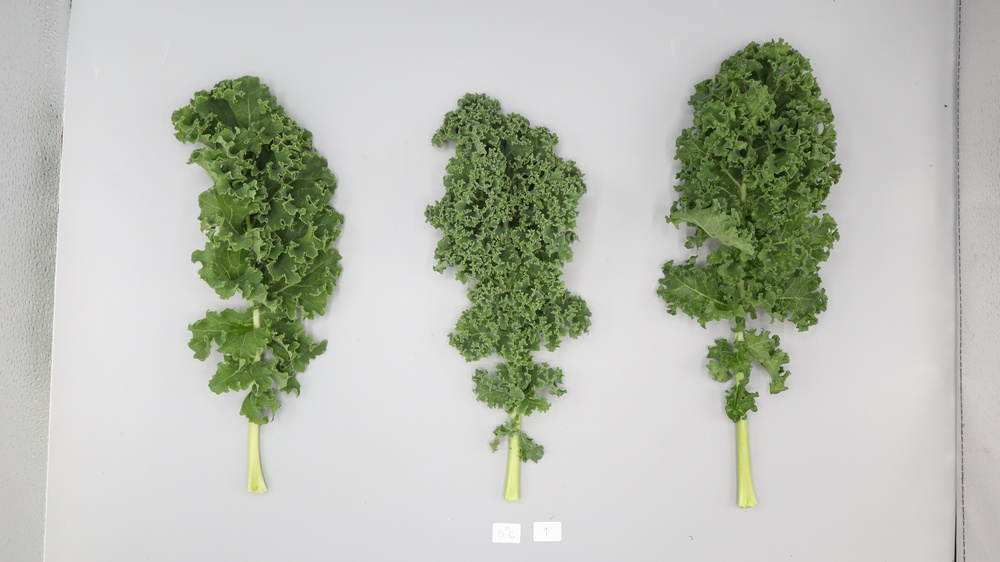
#> input picture materials/raw_images/0_5_1_1.jpg, 1000 x 562 px, shrunk from 3984 x 2240 before the run, found by its file name
$ python kmean_removebg.py
#> lines starting #> are read from the running program, lines starting #| are printed output that depends on the picture; after the words box and inside, x2 and y2 are one past the last pixel; in counts of white or black regions, pixels touching at a corner belong together
import cv2
import numpy as np
from sklearn.cluster import KMeans

def remove_background_kmeans(image_path, n_clusters=2, random_state=42):
    """
    Uses K-Means clustering to segment an image into 'n_clusters' clusters.
    Identifies the largest cluster as 'background' and removes it (sets to white).
    Returns the image with background removed and a binary mask.
    """
#> called with image_path = './raw_images/0_5_1_1.jpg', n_clusters = 2, random_state = 42
    # --- 1) Read the image in BGR format ---
    image_bgr = cv2.imread(image_path)
#> image_bgr is the input picture: shape (562, 1000, 3); mean B, G, R 179.6, 190.4, 186.3
    if image_bgr is None:
        raise IOError(f"Could not read image: {image_path}")

    # Convert BGR to RGB for clustering
    image_rgb = cv2.cvtColor(image_bgr, cv2.COLOR_BGR2RGB)

    # --- 2) Reshape image to a 2D array of pixels [N, 3] ---
    h, w, c = image_rgb.shape
#> h = 562; w = 1000; c = 3
    pixels = image_rgb.reshape(-1, 3)  # shape: (N, 3)

    # --- 3) Apply K-Means clustering ---
    kmeans = KMeans(n_clusters=n_clusters, random_state=random_state)
    kmeans.fit(pixels)
    labels = kmeans.labels_  # Array of shape (N,) with cluster indices [0..n_clusters-1]
    cluster_centers = kmeans.cluster_centers_  # (n_clusters, 3)

    # --- 4) Identify which cluster is 'background' ---
    # Option A: pick the cluster with the most pixels
    # Option B: pick the cluster with the highest average brightness, etc.
    # Here, we pick the cluster with the most pixels as background:
    label_counts = np.bincount(labels)
    background_label = np.argmax(label_counts)

    # --- 5) Create a mask where background pixels = True ---
    # shape: (N,) but we can reshape to (h, w) for an image
    background_mask = (labels == background_label).reshape(h, w)

    # --- 6) Remove or replace the background ---
    # Let's create a copy of the original image (in RGB)
    result_rgb = image_rgb.copy()
    # For background pixels, replace with white (255, 255, 255)
    result_rgb[background_mask] = [255, 255, 255]
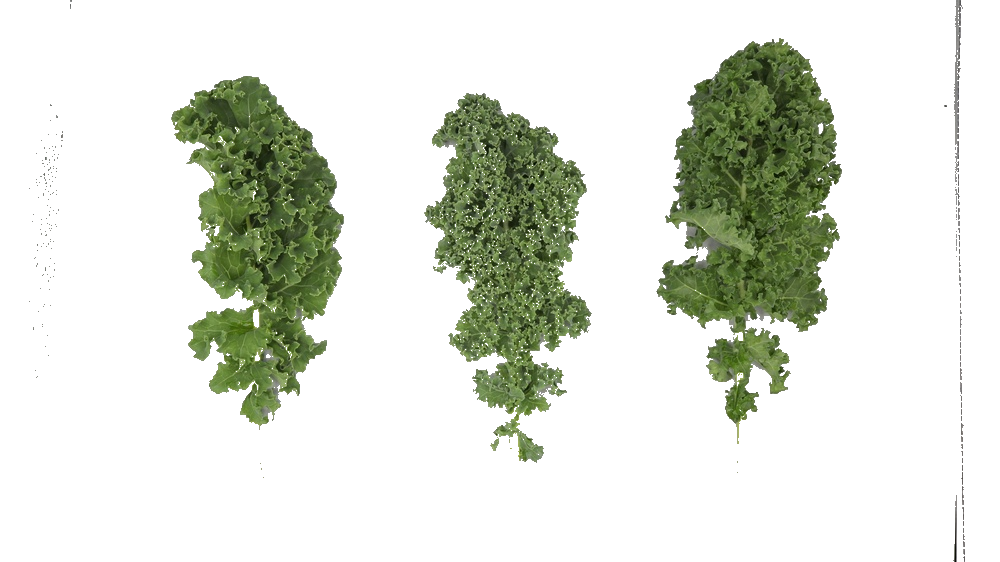
#> result_rgb: shape (562, 1000, 3); mean R, G, B 221.3, 225.5, 215.3

    # Alternatively, to make background transparent, you’d have to create
    # a 4-channel RGBA image and set alpha=0 for background pixels.

    # --- Convert back to BGR for OpenCV's standard saving ---
    result_bgr = cv2.cvtColor(result_rgb, cv2.COLOR_RGB2BGR)

    # --- Create a binary mask (0 or 255) for background vs. foreground ---
    # For background pixels, set 255; for foreground, set 0 (or invert).
    mask_binary = np.zeros((h, w), dtype=np.uint8)
    mask_binary[background_mask] = 255

    return result_bgr, mask_binary


if __name__ == "__main__":
    # Example usage:
    input_image_path = "./raw_images/0_5_1_1.jpg"

    result_bgr, background_mask = remove_background_kmeans(input_image_path, n_clusters=2)
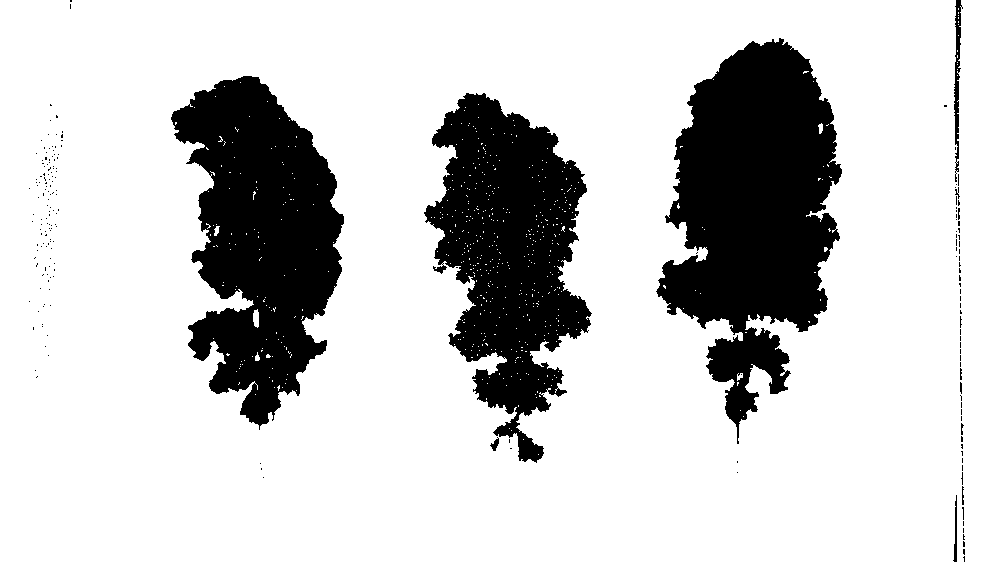
#> background_mask: shape (562, 1000); 79.4% white; 199 black regions (187 under 20 px), largest, box (x1, y1, x2, y2) and area: (656, 38, 842, 444) 43290, (171, 76, 344, 430) 36743, (424, 93, 592, 463) 33937

    # Save the resulting image (with background set to white)
    cv2.imwrite("image_no_background.jpg", result_bgr)

    # Save the mask
    cv2.imwrite("background_mask.png", background_mask)

$ run again, with materials/raw_images/0_10_10_2.jpg copied over materials/raw_images/0_5_1_1.jpg
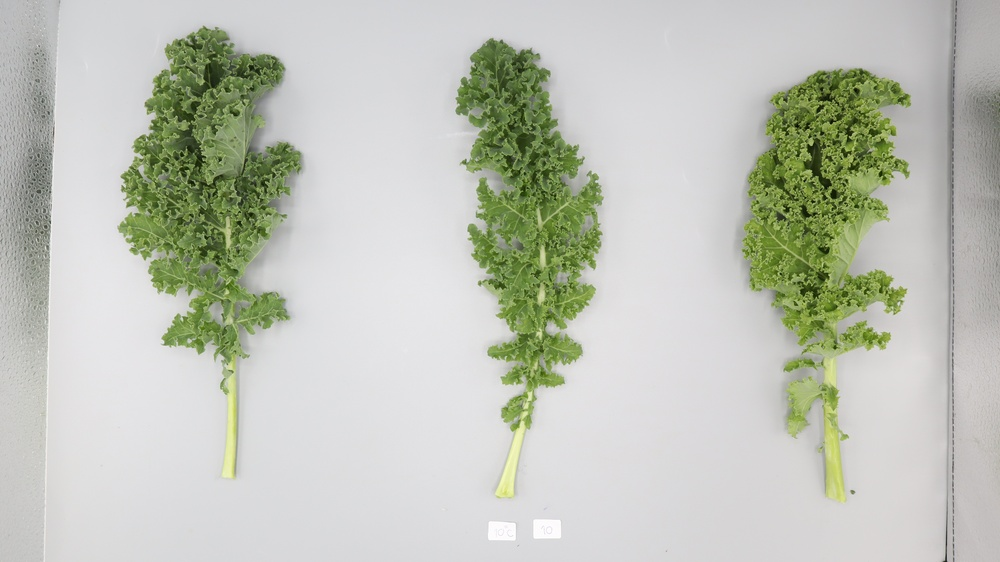
#> input picture materials/raw_images/0_10_10_2.jpg, 1000 x 562 px, shrunk from 3984 x 2240 before the run, found by its file name
#> in remove_background_kmeans, image_bgr is the input picture: shape (562, 1000, 3); mean B, G, R 183.7, 195.3, 191.6
#> in remove_background_kmeans, `result_rgb[background_mask] = [255, 255, 255]`:
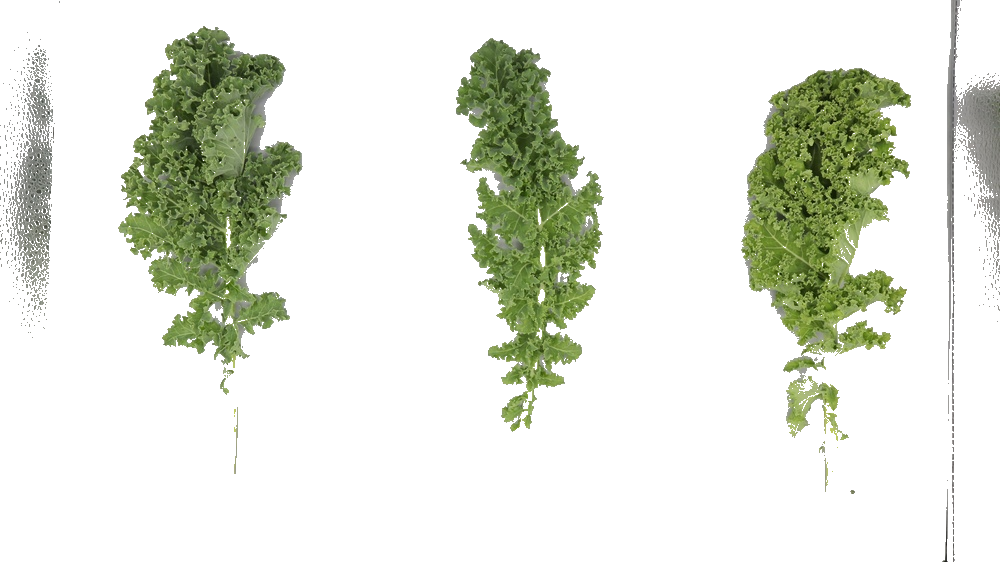
#> result_rgb: shape (562, 1000, 3); mean R, G, B 225.7, 229.6, 218.4
#> `result_bgr, background_mask = remove_background_kmeans(input_image_pat..`:
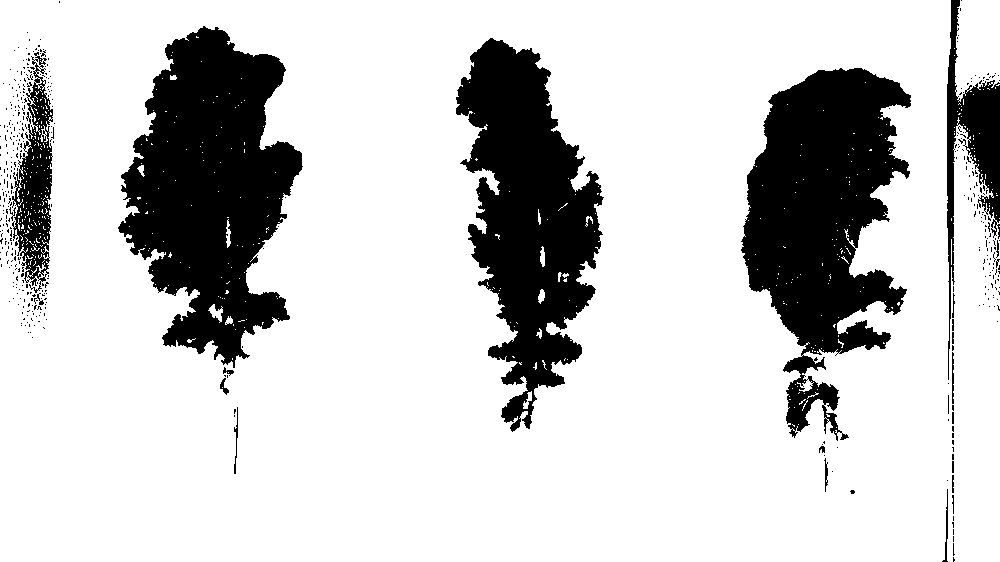
#> background_mask: shape (562, 1000); 79.3% white; 454 black regions (432 under 20 px), largest, box (x1, y1, x2, y2) and area: (118, 26, 303, 368) 37508, (741, 68, 911, 441) 35134, (456, 38, 604, 432) 31052

$ run again, with materials/raw_images/0_10_1_1.jpg copied over materials/raw_images/0_5_1_1.jpg
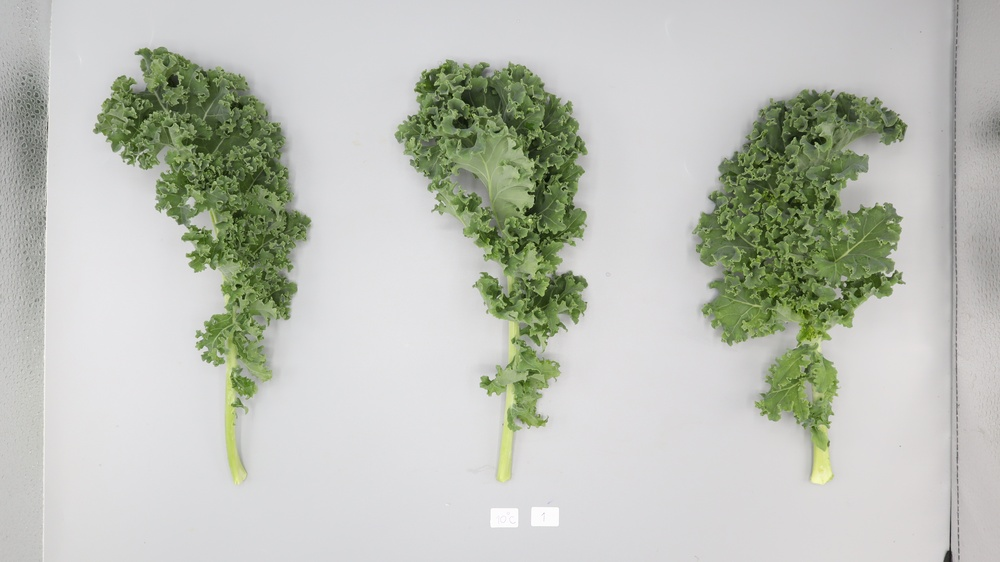
#> input picture materials/raw_images/0_10_1_1.jpg, 1000 x 562 px, shrunk from 3984 x 2240 before the run, found by its file name
#> in remove_background_kmeans, image_bgr is the input picture: shape (562, 1000, 3); mean B, G, R 183.2, 192.7, 189
#> in remove_background_kmeans, `result_rgb[background_mask] = [255, 255, 255]`:
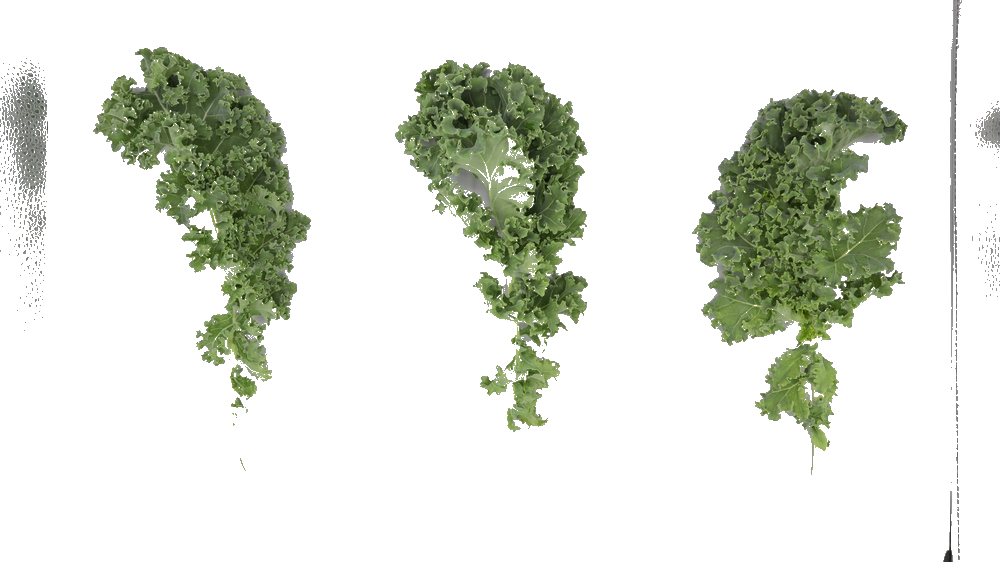
#> result_rgb: shape (562, 1000, 3); mean R, G, B 223.1, 226.9, 217.7
#> `result_bgr, background_mask = remove_background_kmeans(input_image_pat..`:
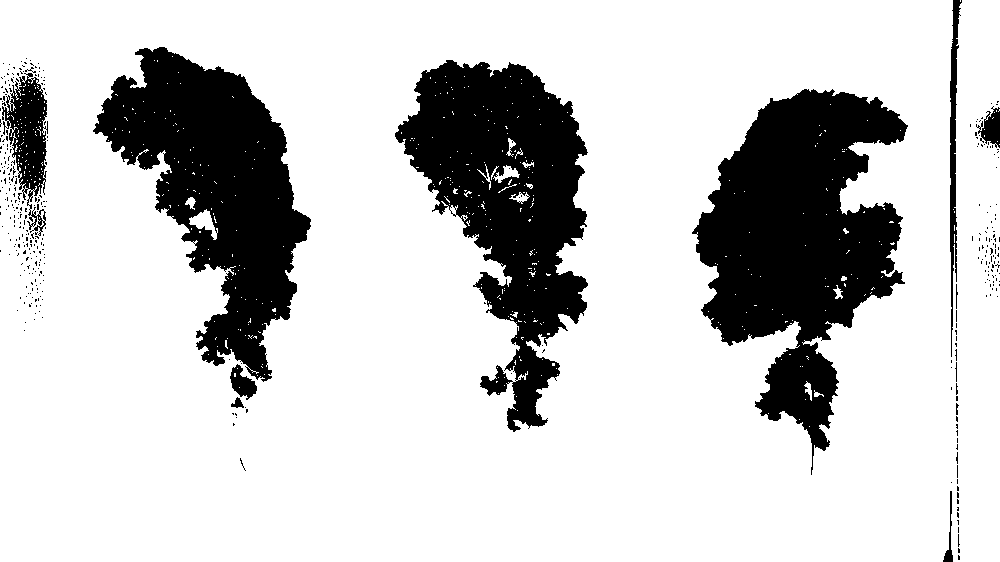
#> background_mask: shape (562, 1000); 78.7% white; 385 black regions (372 under 20 px), largest, box (x1, y1, x2, y2) and area: (692, 89, 908, 475) 42486, (395, 60, 588, 432) 35122, (93, 47, 311, 382) 34010

$ run again, with materials/raw_images/0_15_4_1.jpg copied over materials/raw_images/0_5_1_1.jpg
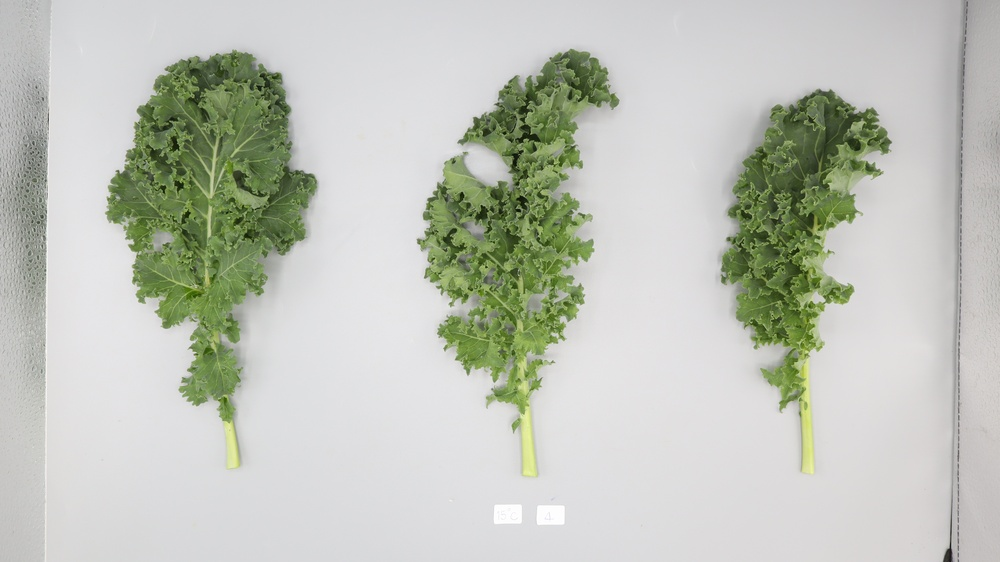
#> input picture materials/raw_images/0_15_4_1.jpg, 1000 x 562 px, shrunk from 3984 x 2240 before the run, found by its file name
#> in remove_background_kmeans, image_bgr is the input picture: shape (562, 1000, 3); mean B, G, R 185.7, 195.9, 192.1
#> in remove_background_kmeans, `result_rgb[background_mask] = [255, 255, 255]`:
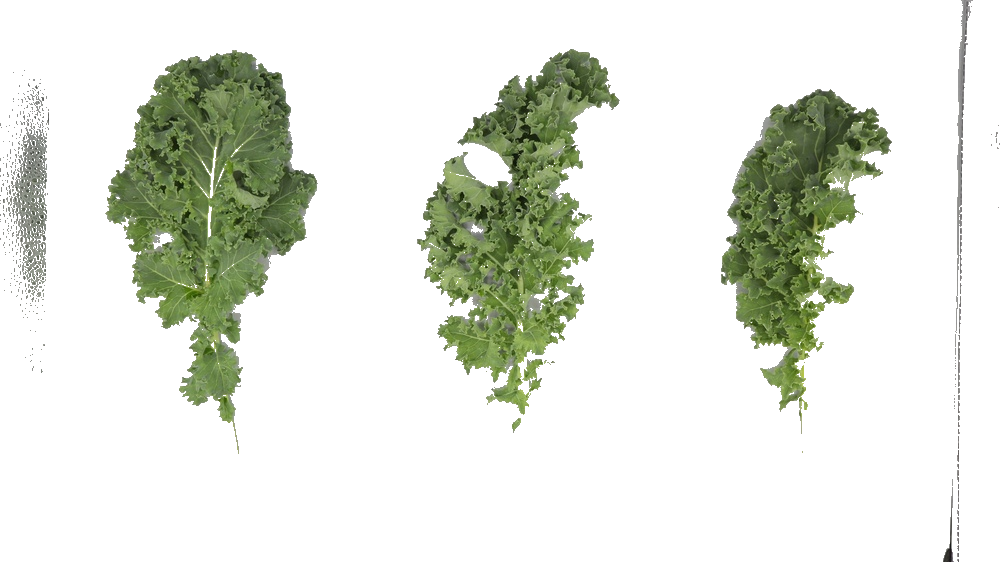
#> result_rgb: shape (562, 1000, 3); mean R, G, B 224.7, 228.7, 218.9
#> `result_bgr, background_mask = remove_background_kmeans(input_image_pat..`:
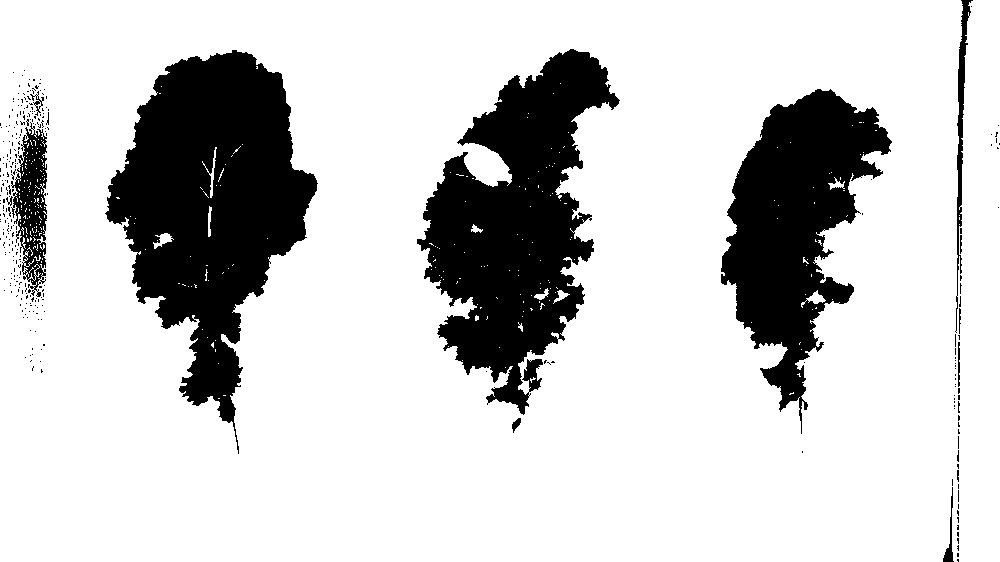
#> background_mask: shape (562, 1000); 79.8% white; 312 black regions (299 under 20 px), largest, box (x1, y1, x2, y2) and area: (105, 50, 318, 454) 43088, (417, 49, 620, 415) 36823, (721, 89, 892, 434) 27528
